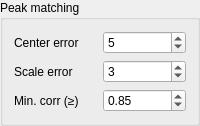
                              <widget class="QGroupBox" name="groupBox_11">
                               <property name="title">
                                <string>Peak matching</string>
                               </property>
                               <layout class="QGridLayout" name="gridLayout_18">
                                <item row="0" column="0">
                                 <widget class="QLabel" name="label_2">
                                  <property name="text">
                                   <string>Center error</string>
                                  </property>
                                 </widget>
                                </item>
                                <item row="0" column="1">
                                 <widget class="QSpinBox" name="peak_centerError">
                                  <property name="value">
                                   <number>5</number>
                                  </property>
                                 </widget>
                                </item>
                                <item row="1" column="0">
                                 <widget class="QLabel" name="scaleError">
                                  <property name="text">
                                   <string>Scale error</string>
                                  </property>
                                 </widget>
                                </item>
                                <item row="1" column="1">
                                 <widget class="QSpinBox" name="peak_scaleError">
                                  <property name="value">
                                   <number>3</number>
                                  </property>
                                 </widget>
                                </item>
                                <item row="2" column="0">
                                 <widget class="QLabel" name="label_47">
                                  <property name="text">
                                   <string>Min. corr (≥)</string>
                                  </property>
                                 </widget>
                                </item>
                                <item row="2" column="1">
                                 <widget class="QDoubleSpinBox" name="minPeakCorr">
                                  <property name="minimum">
                                   <double>-1.000000000000000</double>
                                  </property>
                                  <property name="maximum">
                                   <double>1.000000000000000</double>
                                  </property>
                                  <property name="singleStep">
                                   <double>0.005000000000000</double>
                                  </property>
                                  <property name="value">
                                   <double>0.850000000000000</double>
                                  </property>
                                 </widget>
                                </item>
                               </layout>
                              </widget>
